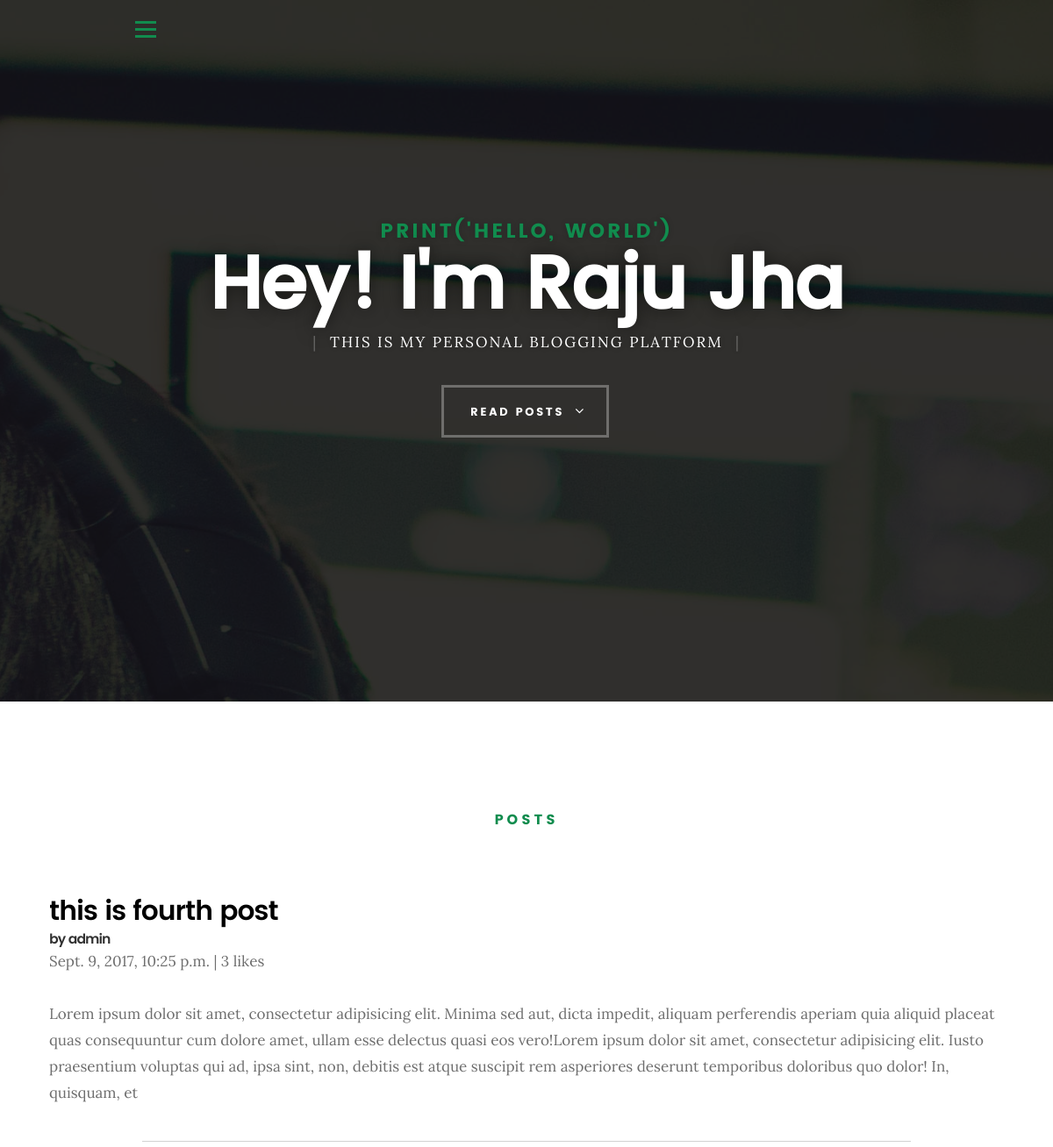
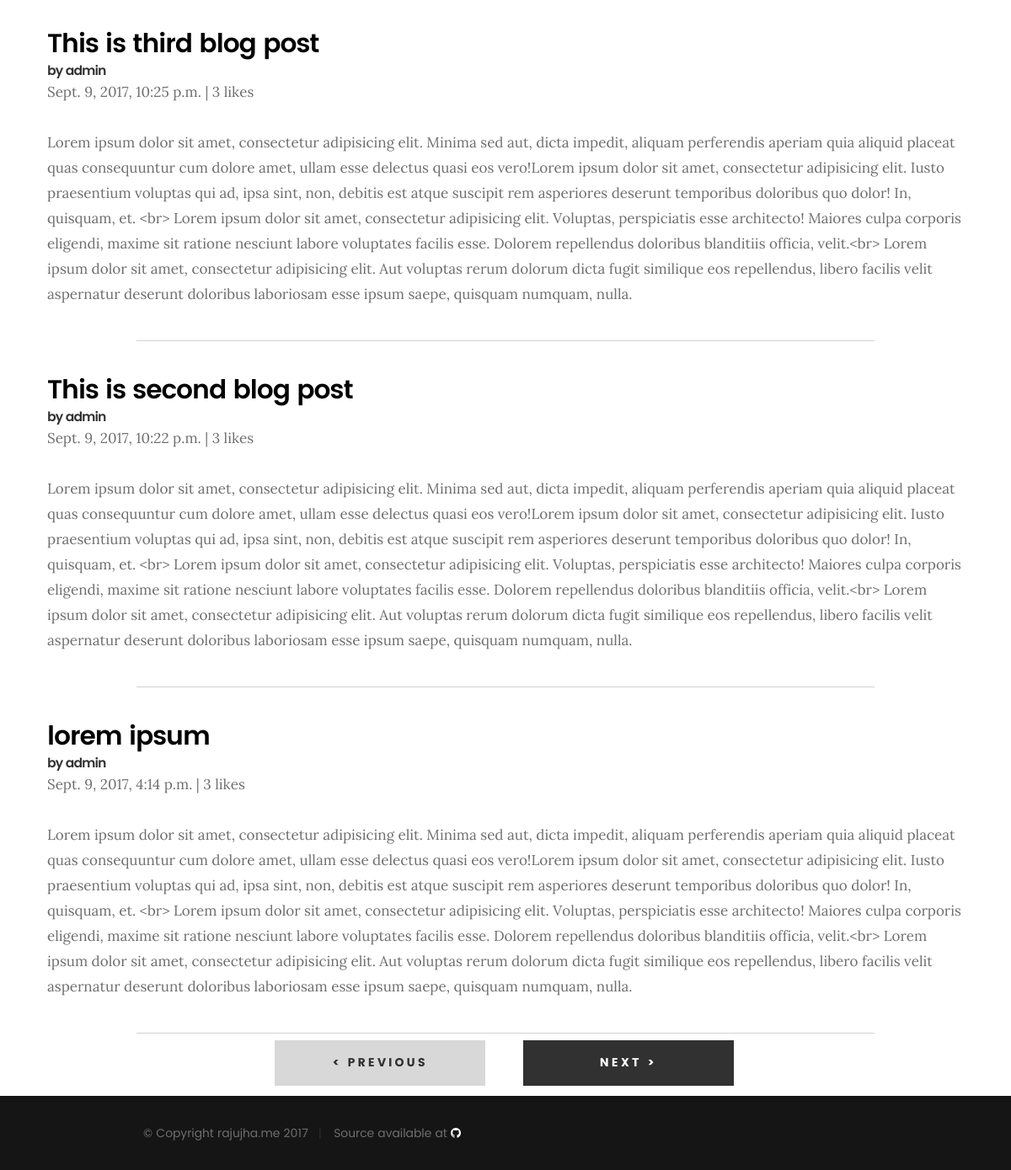
Screenshot of /blog/ with the database file from the repository (2 pictures, top to bottom).
### blog/models.py (models this page shows, shortened)
class Post(models.Model):
	created_by = models.ForeignKey(User)
	post_title = models.CharField(max_length=250)
	brief = models.CharField(max_length=5000)
	body = models.TextField()
	created_on = models.DateTimeField(default=datetime.now)

### blog/views.py (the view)
class IndexView(generic.ListView):
	template_name = 'blog/home.html'
	context_object_name = 'all_posts'
	def get_queryset(self):
		return Post.objects.order_by('-created_on')[:40]

### blog/templates/blog/home.html (shortened to what this page needs)
	{% extends 'home/base.html' %}
	{% block content %}
	<header>
   	<div class="row">
   		<div class="top-bar">
   			<a class="menu-toggle" href="#"><span>Menu</span></a>
   		</div>
   	</div>
   </header>
   <section id="intro">
   	<div class="intro-overlay"></div>
   	<div class="intro-content">
   		<div class="row">
   			<div class="col-twelve">
	   			<h5>print('Hello, World')</h5>
	   			<h1>Hey! I'm Raju Jha</h1>
	   			<p class="intro-position">
	   				<span>This is my personal blogging platform</span>
	   			</p>
	   			<a class="button stroke smoothscroll" href="#blog" title="">Read Posts</a>
	   		</div>
   		</div>
   	</div>
   </section>
   <section id="blog">
   	<div class="row section-intro">
   		<div class="col-twelve">
   			<h5>Posts</h5>
   		</div>
   	</div>
		{% for post in all_posts %}
   		<div class="row">
				<div class="col-twelve">
					<h1 class="title" style="padding-top: 3rem;"><a href="{{ post.id }}">{{ post.post_title }}</a><p class="author">by {{ post.created_by }}</p></h1>
					<p class = "metadata">{{ post.created_on }} | 3 likes</p>
					<p class="body">{{ post.brief }}</p>
				</div>
		</div>
		<hr>
		{% endfor  %}
   	<div class="row button-section">
   		<div class="col-twelve">
   			<a href="#" title="< Previous" class="button">< Previous</a>
   			<a href="#" title="Next >" class="button button-primary">Next ></a>
   		</div>
   	</div>
   </section>
 	{% endblock %}

### core/templates/home/base.html (shortened to what this page needs)
<!DOCTYPE html>
<html class="no-js" lang="en">
<head>
   {% load static %}
   <link rel="stylesheet" href="{% static 'home/css/base.css' %}">
   <link rel="stylesheet" href="{% static 'home/css/main.css' %}">
   <link rel="stylesheet" href="{% static 'home/css/vendor.css' %}">
</head>
<body id="top">
	{% block content %}
	{% endblock %}
   <footer>
     	<div class="row">
     		<div class="col-six tab-full pull-right social">
	      </div>
      	<div class="col-six tab-full">
	      	<div class="copyright">
		        	<span>© Copyright rajujha.me 2017</span>
		        	<span>Source available at <a href="www.github.com/rajujha373"><i class="fa fa-github"></i></a></span>
		         </div>
	      	</div>
      	</div>
   </footer>
</body>
</html>

### core/static/home/css/base.css (style rules this page uses)
html { font-family: sans-serif; -ms-text-size-adjust: 100%; -webkit-text-size-adjust: 100%; }
body { margin: 0; }
article, aside, details, figcaption, figure, footer, header, hgroup, main, menu, nav, section, summary { display: block; }
a { background: transparent; }
h1 { font-size: 2em; margin: 0.67em 0; }
hr { -moz-box-sizing: content-box; box-sizing: content-box; height: 0; }
html { font-size: 62.5%; box-sizing: border-box; }
*, *::before, *::after { box-sizing: inherit; }
body { font-weight: normal; line-height: 1; text-rendering: optimizeLegibility; word-wrap: break-word; -webkit-overflow-scrolling: touch; -webkit-text-size-adjust: none; }
body, input, button { -moz-osx-font-smoothing: grayscale; -webkit-font-smoothing: antialiased; }
div, dl, dt, dd, ul, ol, li, h1, h2, h3, h4, h5, h6, pre, form, p, blockquote, th, td { margin: 0; padding: 0; }
h1, h2, h3, h4, h5, h6 { -webkit-font-variant-ligatures: common-ligatures; -moz-font-variant-ligatures: common-ligatures; font-variant-ligatures: common-ligatures; text-rendering: optimizeLegibility; }
em, i { font-style: italic; line-height: inherit; }
a { text-decoration: none; line-height: inherit; }
.row { width: 94%; max-width: 1140px; margin: 0 auto; }
.row:before, .row:after { content: ""; display: table; }
.row:after { clear: both; }
[class*="col-"], .bgrid { float: left; }
[class*="col-"] { padding: 0 20px; }
.col-six, .col-1-2 { width: 50%; }
.col-twelve, .col-full { width: 100%; }
.pull-right { float: right; }

### blog/templates/blog/home.html (style rules this page uses)
.author { font-size: 0.5em; }
footer { padding-top: 3rem; }
hr { width: 73%; }

### rows the page displays
Post: post_title "this is fourth post", created_by "admin", created_on "Sept. 9, 2017, 10:25 p.m.", brief "Lorem ipsum dolor sit amet, consectetur adipisicing elit. Minima sed aut, dicta impedit, aliquam perferendis aperiam quia aliquid placeat quas consequuntur cum dolore amet, ullam esse delectus quasi eos vero!Lorem ipsum dolor sit amet, consectetur adipisicing elit. Iusto praesentium voluptas qui ad, ipsa sint, non, debitis est atque suscipit rem asperiores deserunt temporibus doloribus quo dolor! In, quisquam, et"
Post: post_title "This is third blog post", created_by "admin", created_on "Sept. 9, 2017, 10:25 p.m.", brief "Lorem ipsum dolor sit amet, consectetur adipisicing elit. Minima sed aut, dicta impedit, aliquam perferendis aperiam quia aliquid placeat quas consequuntur cum dolore amet, ullam esse delectus quasi eos vero!Lorem ipsum dolor sit amet, consectetur adipisicing elit. Iusto praesentium voluptas qui ad, ipsa sint, non, debitis est atque suscipit rem asperiores deserunt temporibus doloribus quo dolor! In, quisquam, et. <br> Lorem ipsum dolor sit amet, consectetur adipisicing elit. Voluptas, perspiciatis esse architecto! Maiores culpa corporis eligendi, maxime sit ratione nesciunt labore voluptates facilis esse. Dolorem repellendus doloribus blanditiis officia, velit.<br> Lorem ipsum dolor sit…"
Post: post_title "This is second blog post", created_by "admin", created_on "Sept. 9, 2017, 10:22 p.m.", brief "Lorem ipsum dolor sit amet, consectetur adipisicing elit. Minima sed aut, dicta impedit, aliquam perferendis aperiam quia aliquid placeat quas consequuntur cum dolore amet, ullam esse delectus quasi eos vero!Lorem ipsum dolor sit amet, consectetur adipisicing elit. Iusto praesentium voluptas qui ad, ipsa sint, non, debitis est atque suscipit rem asperiores deserunt temporibus doloribus quo dolor! In, quisquam, et. <br> Lorem ipsum dolor sit amet, consectetur adipisicing elit. Voluptas, perspiciatis esse architecto! Maiores culpa corporis eligendi, maxime sit ratione nesciunt labore voluptates facilis esse. Dolorem repellendus doloribus blanditiis officia, velit.<br> Lorem ipsum dolor sit…"
Post: post_title "lorem ipsum", created_by "admin", created_on "Sept. 9, 2017, 4:14 p.m.", brief "Lorem ipsum dolor sit amet, consectetur adipisicing elit. Minima sed aut, dicta impedit, aliquam perferendis aperiam quia aliquid placeat quas consequuntur cum dolore amet, ullam esse delectus quasi eos vero!Lorem ipsum dolor sit amet, consectetur adipisicing elit. Iusto praesentium voluptas qui ad, ipsa sint, non, debitis est atque suscipit rem asperiores deserunt temporibus doloribus quo dolor! In, quisquam, et. <br> Lorem ipsum dolor sit amet, consectetur adipisicing elit. Voluptas, perspiciatis esse architecto! Maiores culpa corporis eligendi, maxime sit ratione nesciunt labore voluptates facilis esse. Dolorem repellendus doloribus blanditiis officia, velit.<br> Lorem ipsum dolor sit…"
